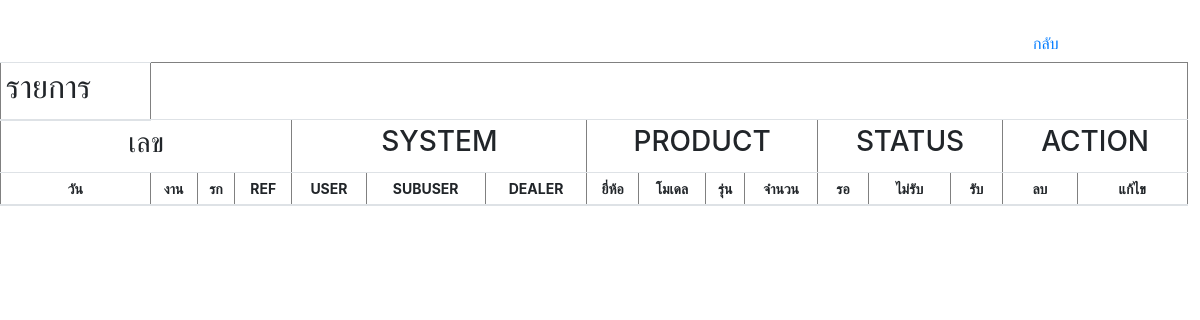
Before: /customer/customer_show.php with the older database file.
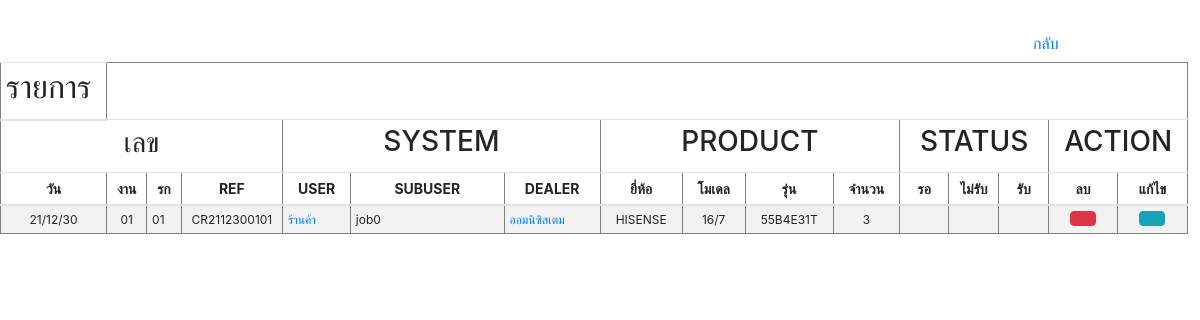
After: the same page with the newer database file.
### tables this page shows
CREATE TABLE `customer` (
  `REF_NO` varchar(255) NOT NULL,
  `CUSTOMER_ID` int(10) NOT NULL,
  `CREATE_DATE` varchar(255) NOT NULL,
  `TIME` varchar(255) NOT NULL,
  `AMOUNT` float NOT NULL,
  `PROJECT` varchar(255) NOT NULL,
  `USER` varchar(255) NOT NULL,
  `UNIT` varchar(255) NOT NULL,
  `DEALER` varchar(255) NOT NULL,
  `BRANDNAME` varchar(255) NOT NULL,
  `SERIES` varchar(255) NOT NULL,
  `LOGO` varchar(255) DEFAULT NULL
);

### customer/customer_show.php (the view, shortened to what this page needs)
<?php
$conn=new Databases;
$conn = $conn->__construct();
$query = "SELECT * FROM customer";
$result = mysqli_query($conn, $query);
$idx=00;
?>
<!DOCTYPE html PUBLIC "-//W3C//DTD XHTML 1.0 Transitional//EN" "http://www.w3.org/TR/xhtml1/DTD/xhtml1-transitional.dtd">
<html xmlns="http://www.w3.org/1999/xhtml">
<head>
<link rel="stylesheet" href="https://cdn.jsdelivr.net/npm/bootstrap@4.6.0/dist/css/bootstrap.min.css">
    <link href="https://unpkg.com/gijgo@1.9.13/css/gijgo.min.css" rel="stylesheet" type="text/css" />
</head>
<body>
<br>
<a style="margin-left:85%" class="btn btn-link" href="customer.php">กลับ</a>
<table border='1' style="width:99%;" class="table table-striped table-sm">
  <thead style="font-size:14px;">
   <tr>
        <th><h2>รายการ</h2></th>
    </tr>
    <tr align="center">
        <td colspan="4"><h3>เลข</h3></td>
        <td colspan="3"><h3>SYSTEM</h3></td>
        <td colspan="4"><h3>PRODUCT</h3></td>
        <td colspan="3"><h3>STATUS</h3></td>
        <td colspan="2"><h3>ACTION</h3></td>
    </tr>
    <tr align="center">
        <th>วัน</th>
        <th>งาน</th>
        <th>รก</th>
        <th>REF</th>
        	<th>USER</th>
            <th>SUBUSER</th>
            <th>DEALER</th>
		<th>ยี่ห้อ</th>
        <th>โมเดล</th>
        <th>รุ่น</th>
        <th>จำนวน</th>
      	   <th>รอ</th>
           <th>ไม่รับ</th>
           <th>รับ</th>
     			<th>ลบ</th>
            	<th>แก้ไข</th>
     </tr>
  </thead>
  <tbody style="font-size:12px;">
      <?php
		while($row = mysqli_fetch_array($result))
		{$idx=$idx+1;
			$nrow=explode(" ",$row['LOGO']);
		?>
		<tr id=<?php echo $row["CUSTOMER_ID"];?>>
        <td width="1%" align="center"><nobr><?php echo $row['CREATE_DATE'];?></nobr></td>
    	<td width="1%" align="center"><nobr><?php echo sprintf("%02d",$row['CUSTOMER_ID']); ?></a></nobr></td>
    	<td width="1%" align="left"><nobr><?php echo sprintf("%02d",$row['CUSTOMER_ID']); ?></nobr></td>
    	<td width="1%" align="center"><nobr><?php echo "CR".$row['REF_NO'].sprintf("%02d",$row['CUSTOMER_ID']).sprintf("%02d",$row['CUSTOMER_ID']);?></a></nobr></td>
    	<td width="2%" align="left"><a href="customer_show_user.php?ID=<?=$row['CUSTOMER_ID'];?>"><nobr><?php echo $row['USER']; ?></nobr></a></td>
        <td width="7%" align="left"><nobr><?php echo $row['UNIT']; ?></nobr></td>
        <td width="3%" align="left"><a href="customer_show_dealer.php?ID=<?=$row['CUSTOMER_ID'];?>"><nobr><?php echo $row['DEALER']; ?></nobr></a></td>
        <td width="2%" align="center"><nobr><?php echo $row['BRANDNAME']?></td>
        <td width="2%" align="center"><nobr><?php echo $nrow[0]?></td>
        <td width="2%" align="center"><nobr><?php echo $nrow[1]?></td>
        <td width="2%" align="center"><nobr><?php echo $row['AMOUNT']?></td>
        <td width="1%" style="cursor: pointer;" id="U2D"></td>
        <td width="1%" style="cursor: pointer;" id="D2W"></td>
        <td width="1%" style="cursor: pointer;" id="W2S"></td>
        <td width="1%" align="center"><button class="btn btn-danger dels" id="dels" name="dels" onclick="dels(<?php echo $row["CUSTOMER_ID"];?>)" ></button></td>
        <td width="1%" align="center" ><button class="btn btn-info edits" id="edits" name="edits" data-toggle="modal" data-target="#myModal-2" onclick="edits(<?php echo $row["CUSTOMER_ID"];?>)" ></button></td>
		</tr>
        <?php
		}
?>
   </tbody>
</table>
</body>
</body>
</html>

### customer/customer_show.php (style rules this page uses)
.dels { height: 15px; width:15px; }
.edits { height: 15px; width:15px; }

Changed rows visible on the page:
added customer: CREATE_DATE "21/12/30", CUSTOMER_ID "01", REF_NO "211230", USER "ร้านค้า", UNIT "job0", DEALER "ออมนิซิสเตม", BRANDNAME "HISENSE", LOGO "16/7", LOGO "55B4E31T", AMOUNT "3"
